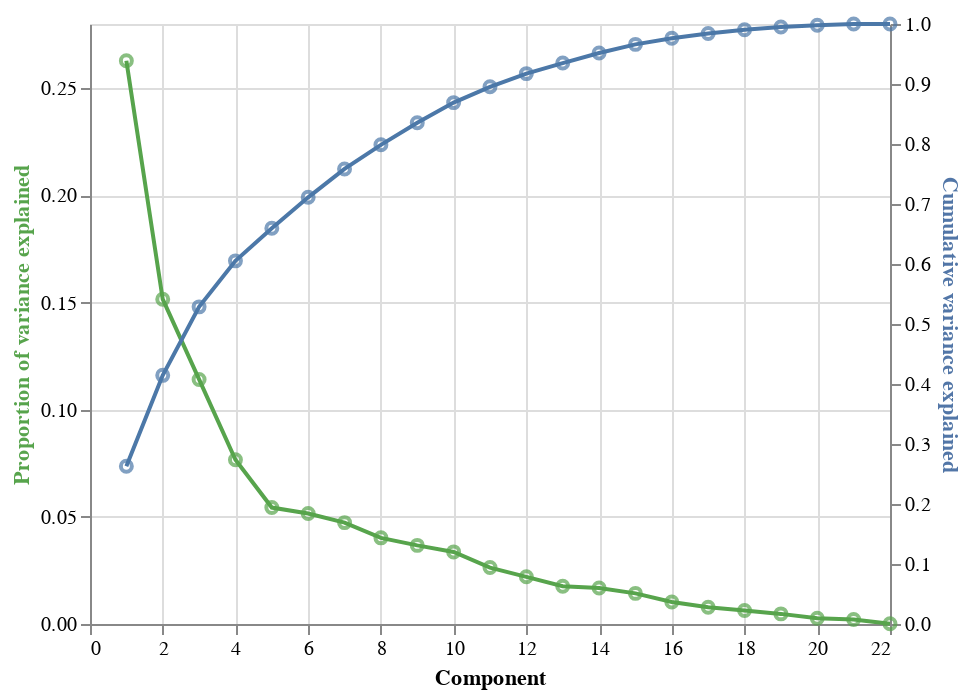

Notebook source saved alongside this figure:
### Markdown cell above
Now we'll make a dual-axis plot showing, on one side, the proportion of variance explained (y) as a function of component (x), and on the other side, the cumulative variance explained (y) also as a function of component (x). Make sure that you've completed Q1(a) before running the next cell.

### Code cell
# encode component axis only as base layer
base = alt.Chart(pca_var_explained).encode(
    x = 'Component')

# make a base layer for the proportion of variance explained
prop_var_base = base.encode(
    y = alt.Y('Proportion of variance explained',
              axis = alt.Axis(titleColor = '#57A44C'))
)

# make a base layer for the cumulative variance explained
cum_var_base = base.encode(
    y = alt.Y('Cumulative variance explained', axis = alt.Axis(titleColor = '#5276A7'))
)

# add points and lines to each base layer
prop_var = prop_var_base.mark_line(stroke = '#57A44C') + prop_var_base.mark_point(color = '#57A44C')
cum_var = cum_var_base.mark_line() + cum_var_base.mark_point()

# layer the layers
var_explained_plot = alt.layer(prop_var, cum_var).resolve_scale(y = 'independent')

# display
var_explained_plot

### Figure 1 — Vega-Lite specification as saved in the notebook (floating-point values rounded to 4 significant figures)
{"config": {"view": {"continuousWidth": 400, "continuousHeight": 300}}, "layer": [{"layer": [{"mark": {"type": "line", "stroke": "#57A44C"}, "encoding": {"x": {"type": "quantitative", "field": "Component"}, "y": {"type": "quantitative", "axis": {"titleColor": "#57A44C"}, "field": "Proportion of variance explained"}}}, {"mark": {"type": "point", "color": "#57A44C"}, "encoding": {"x": {"type": "quantitative", "field": "Component"}, "y": {"type": "quantitative", "axis": {"titleColor": "#57A44C"}, "field": "Proportion of variance explained"}}}]}, {"layer": [{"mark": "line", "encoding": {"x": {"type": "quantitative", "field": "Component"}, "y": {"type": "quantitative", "axis": {"titleColor": "#5276A7"}, "field": "Cumulative variance explained"}}}, {"mark": "point", "encoding": {"x": {"type": "quantitative", "field": "Component"}, "y": {"type": "quantitative", "axis": {"titleColor": "#5276A7"}, "field": "Cumulative variance explained"}}}]}], "data": {"name": "data-b495a99d4a5dec20cdd941974c48f87d"}, "resolve": {"scale": {"y": "independent"}}, "$schema": "https://vega.github.io/schema/vega-lite/v4.0.2.json", "datasets": {"data-b495a99d4a5dec20cdd941974c48f87d": [{"Proportion of variance explained": 0.2629, "Component": 1, "Cumulative variance explained": 0.2629}, {"Proportion of variance explained": 0.1516, "Component": 2, "Cumulative variance explained": 0.4144}, {"Proportion of variance explained": 0.1141, "Component": 3, "Cumulative variance explained": 0.5286}, {"Proportion of variance explained": 0.07667, "Component": 4, "Cumulative variance explained": 0.6052}, {"Proportion of variance explained": 0.05434, "Component": 5, "Cumulative variance explained": 0.6596}, {"Proportion of variance explained": 0.05154, "Component": 6, "Cumulative variance explained": 0.7111}, {"Proportion of variance explained": 0.04732, "Component": 7, "Cumulative variance explained": 0.7584}, {"Proportion of variance explained": 0.04021, "Component": 8, "Cumulative variance explained": 0.7986}, {"Proportion of variance explained": 0.03669, "Component": 9, "Cumulative variance explained": 0.8353}, {"Proportion of variance explained": 0.03364, "Component": 10, "Cumulative variance explained": 0.869}, {"Proportion of variance explained": 0.02633, "Component": 11, "Cumulative variance explained": 0.8953}, {"Proportion of variance explained": 0.02202, "Component": 12, "Cumulative variance explained": 0.9173}, {"Proportion of variance explained": 0.0176, "Component": 13, "Cumulative variance explained": 0.9349}, {"Proportion of variance explained": 0.01684, "Component": 14, "Cumulative variance explained": 0.9517}, {"Proportion of variance explained": 0.01428, "Component": 15, "Cumulative variance explained": 0.966}, {"Proportion of variance explained": 0.01024, "Component": 16, "Cumulative variance explained": 0.9763}, {"Proportion of variance explained": 0.007834, "Component": 17, "Cumulative variance explained": 0.9841}, {"Proportion of variance explained": 0.006307, "Component": 18, "Cumulative variance explained": 0.9904}, {"Proportion of variance explained": 0.004719, "Component": 19, "Cumulative variance explained": 0.9951}, {"Proportion of variance explained": 0.002662, "Component": 20, "Cumulative variance explained": 0.9978}, {"Proportion of variance explained": 0.002101, "Component": 21, "Cumulative variance explained": 0.9999}, {"Proportion of variance explained": 0.0001122, "Component": 22, "Cumulative variance explained": 1.0}]}}
